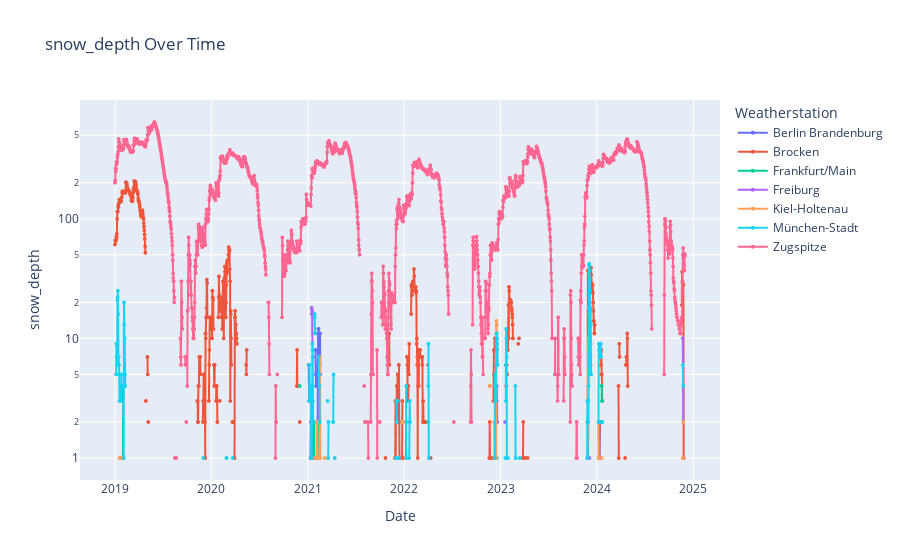

Write notebook code for a chart like this one.
### Code cell
fig_temp = px.line(
    df, 
    x='date', 
    y='snow_depth', 
    color='name', 
    title='snow_depth Over Time',
    labels={'snow_depth': 'snow_depth', 'date': 'Date'},
    log_y= True,
    markers=True
    
)
fig_temp.update_traces(marker={'size': 4})
fig_temp.update_layout(legend_title_text='Weatherstation')
fig_temp.show()

### Figure 1 — Plotly figure (JSON) as saved in the notebook; plotly's stock layout.template omitted (floating-point values rounded to 4 significant figures; data arrays with more than 128 entries replaced by an {"elided": "..."} marker saying what was removed)
{"data": [{"hovertemplate": "name=Berlin Brandenburg<br>Date=%{x}<br>snow_depth=%{y}<extra></extra>", "legendgroup": "Berlin Brandenburg", "line": {"color": "#636efa", "dash": "solid"}, "marker": {"size": 4, "symbol": "circle"}, "mode": "lines+markers", "name": "Berlin Brandenburg", "showlegend": true, "type": "scattergl", "x": {"elided": "2161 str values"}, "xaxis": "x", "y": {"elided": "2161 int values"}, "yaxis": "y"}, {"hovertemplate": "name=Brocken<br>Date=%{x}<br>snow_depth=%{y}<extra></extra>", "legendgroup": "Brocken", "line": {"color": "#EF553B", "dash": "solid"}, "marker": {"size": 4, "symbol": "circle"}, "mode": "lines+markers", "name": "Brocken", "showlegend": true, "type": "scattergl", "x": {"elided": "2161 str values"}, "xaxis": "x", "y": {"elided": "2161 int values"}, "yaxis": "y"}, {"hovertemplate": "name=Frankfurt/Main<br>Date=%{x}<br>snow_depth=%{y}<extra></extra>", "legendgroup": "Frankfurt/Main", "line": {"color": "#00cc96", "dash": "solid"}, "marker": {"size": 4, "symbol": "circle"}, "mode": "lines+markers", "name": "Frankfurt/Main", "showlegend": true, "type": "scattergl", "x": {"elided": "2161 str values"}, "xaxis": "x", "y": {"elided": "2161 int values"}, "yaxis": "y"}, {"hovertemplate": "name=Freiburg<br>Date=%{x}<br>snow_depth=%{y}<extra></extra>", "legendgroup": "Freiburg", "line": {"color": "#ab63fa", "dash": "solid"}, "marker": {"size": 4, "symbol": "circle"}, "mode": "lines+markers", "name": "Freiburg", "showlegend": true, "type": "scattergl", "x": {"elided": "2161 str values"}, "xaxis": "x", "y": {"elided": "2161 int values"}, "yaxis": "y"}, {"hovertemplate": "name=Kiel-Holtenau<br>Date=%{x}<br>snow_depth=%{y}<extra></extra>", "legendgroup": "Kiel-Holtenau", "line": {"color": "#FFA15A", "dash": "solid"}, "marker": {"size": 4, "symbol": "circle"}, "mode": "lines+markers", "name": "Kiel-Holtenau", "showlegend": true, "type": "scattergl", "x": {"elided": "2161 str values"}, "xaxis": "x", "y": {"elided": "2161 int values"}, "yaxis": "y"}, {"hovertemplate": "name=München-Stadt<br>Date=%{x}<br>snow_depth=%{y}<extra></extra>", "legendgroup": "München-Stadt", "line": {"color": "#19d3f3", "dash": "solid"}, "marker": {"size": 4, "symbol": "circle"}, "mode": "lines+markers", "name": "München-Stadt", "showlegend": true, "type": "scattergl", "x": {"elided": "2161 str values"}, "xaxis": "x", "y": {"elided": "2161 int values"}, "yaxis": "y"}, {"hovertemplate": "name=Zugspitze<br>Date=%{x}<br>snow_depth=%{y}<extra></extra>", "legendgroup": "Zugspitze", "line": {"color": "#FF6692", "dash": "solid"}, "marker": {"size": 4, "symbol": "circle"}, "mode": "lines+markers", "name": "Zugspitze", "showlegend": true, "type": "scattergl", "x": {"elided": "2161 str values"}, "xaxis": "x", "y": {"elided": "2161 int values"}, "yaxis": "y"}], "layout": {"legend": {"title": {"text": "Weatherstation"}, "tracegroupgap": 0}, "title": {"text": "snow_depth Over Time"}, "xaxis": {"anchor": "y", "domain": [0, 1], "title": {"text": "Date"}}, "yaxis": {"anchor": "x", "domain": [0, 1], "title": {"text": "snow_depth"}, "type": "log"}}}
